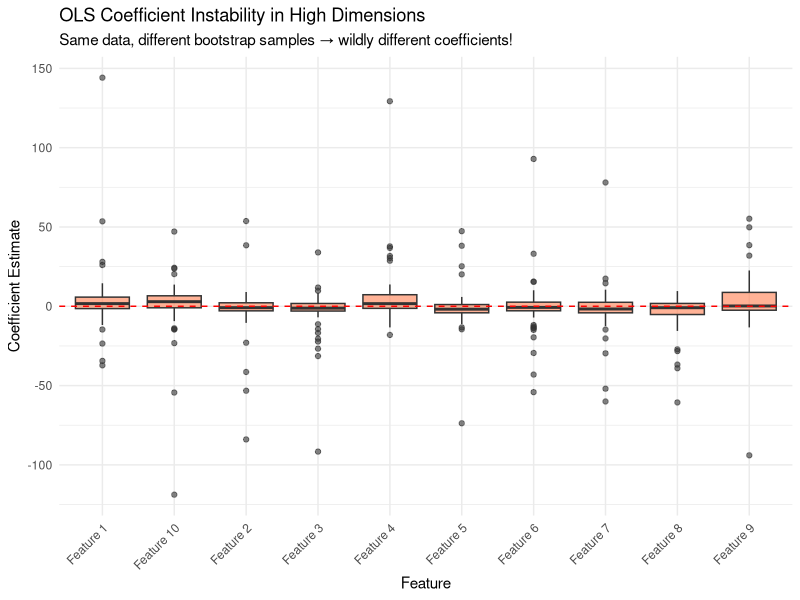
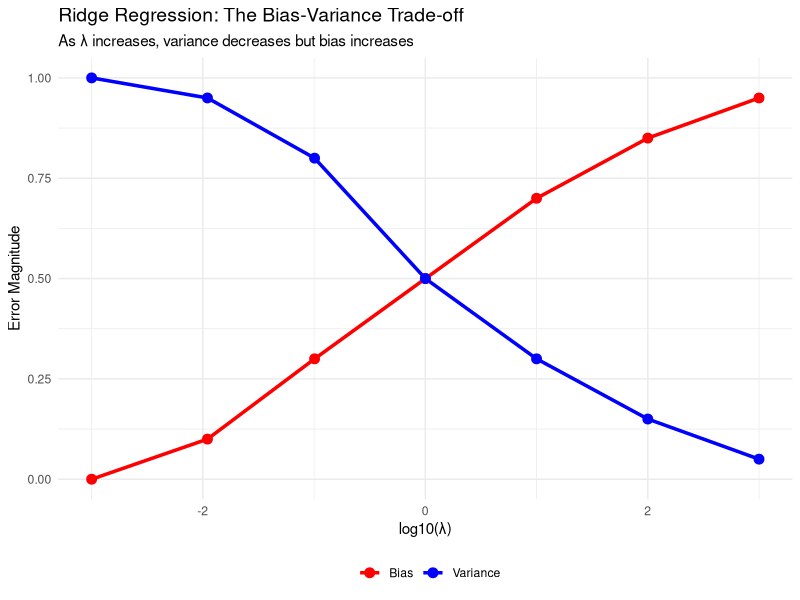
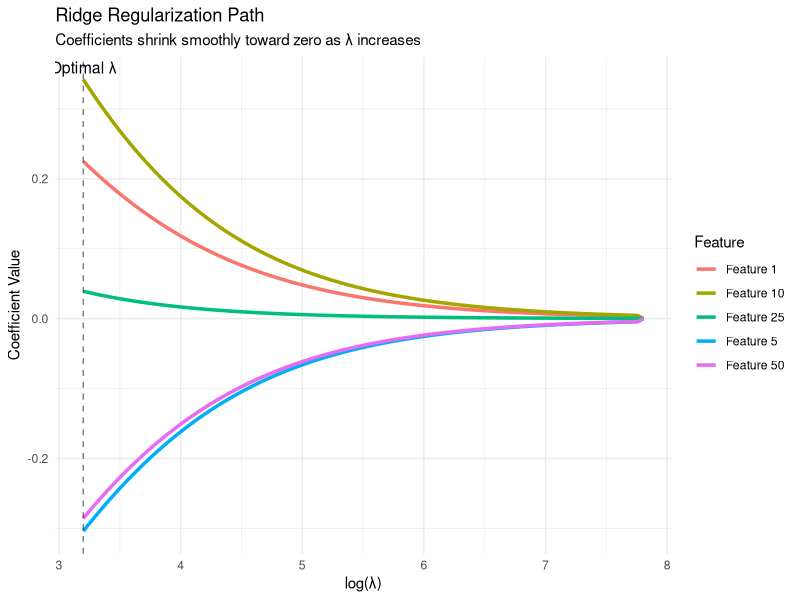
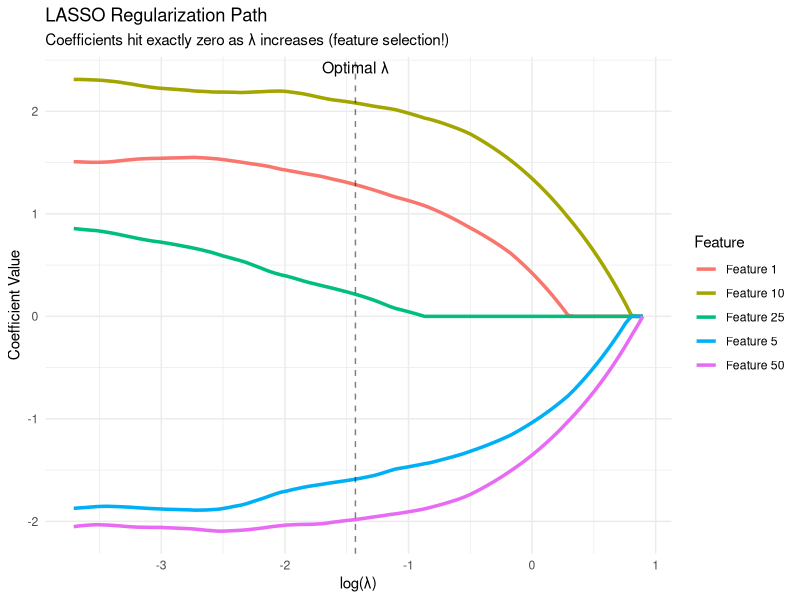
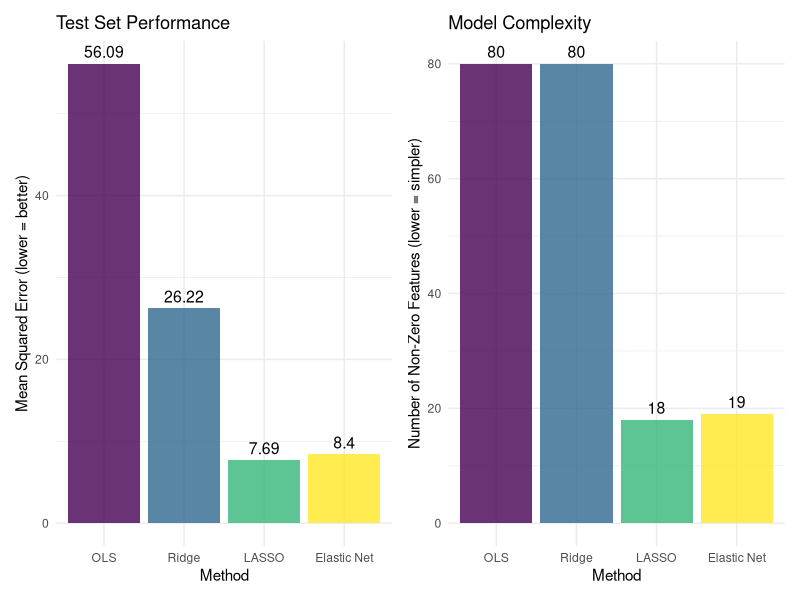
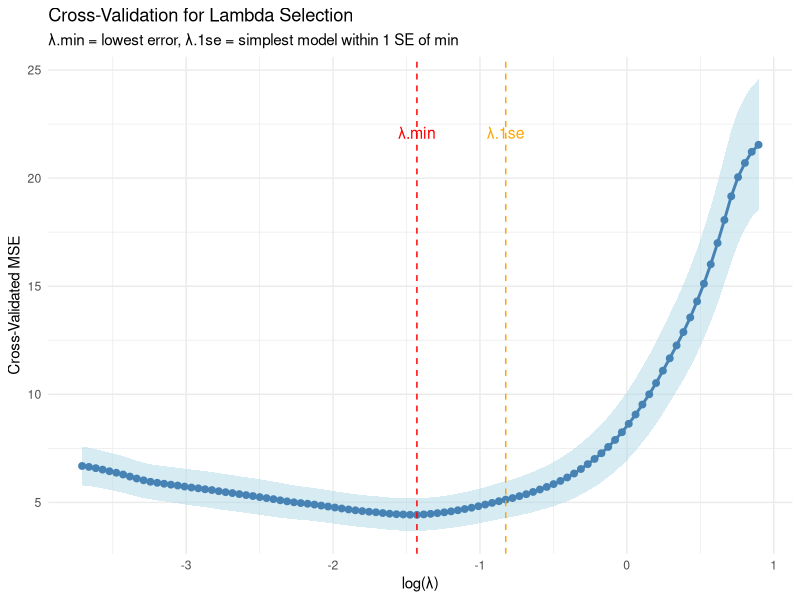

Write R code to recreate these figures, in order.
## ---- chunk 1
knitr::opts_chunk$set(echo = TRUE, fig.width = 8, fig.height = 6)
library(tidyverse)
library(scales)
library(patchwork)
library(glmnet)
library(caret)
set.seed(42)
## ---- chunk 2
# Create high-dimensional policy data
set.seed(123)
n_counties <- 100  # Small sample
p_features <- 80   # Many features

# Generate feature matrix
X <- matrix(rnorm(n_counties * p_features), nrow = n_counties, ncol = p_features)
colnames(X) <- paste0("feature_", 1:p_features)

# True model: Only 5 features actually matter
true_coefficients <- rep(0, p_features)
true_coefficients[c(1, 5, 10, 25, 50)] <- c(2, -1.5, 3, 1, -2)

# Generate outcome with noise
y <- X %*% true_coefficients + rnorm(n_counties, 0, 2)

# Create data frame
poverty_data <- as_tibble(X) %>%
  mutate(poverty_rate = as.numeric(y))

cat("Data dimensions:", n_counties, "observations,", p_features, "features\n")
cat("Ratio p/n =", round(p_features/n_counties, 2), "\n")
## ---- chunk 3
# Try to fit OLS
X_df <- as.data.frame(X)
X_df$poverty_rate <- y

# Fit OLS (if possible)
tryCatch({
  ols_model <- lm(poverty_rate ~ ., data = X_df)
  cat("OLS R-squared:", summary(ols_model)$r.squared, "\n")
  cat("Number of coefficients:", length(coef(ols_model)) - 1, "\n")
}, error = function(e) {
  cat("OLS failed:", e$message, "\n")
})
## ---- chunk 4
#| echo: false
# Show how OLS overfits
set.seed(456)
# Split data to demonstrate overfitting
train_idx <- sample(1:n_counties, size = 70)
X_train <- X[train_idx, ]
y_train <- y[train_idx]
X_test <- X[-train_idx, ]
y_test <- y[-train_idx]

# Fit OLS on training
X_train_df <- as.data.frame(X_train)
X_train_df$poverty_rate <- y_train

ols_train <- lm(poverty_rate ~ ., data = X_train_df)

# Predict on test
X_test_df <- as.data.frame(X_test)
pred_test <- predict(ols_train, newdata = X_test_df)

# Calculate errors
train_mse <- mean(residuals(ols_train)^2)
test_mse <- mean((y_test - pred_test)^2)

cat("\nOLS Performance:\n")
cat("Training MSE:", round(train_mse, 3), "\n")
cat("Test MSE:    ", round(test_mse, 3), "\n")
cat("Test MSE is", round(test_mse/train_mse, 1), "times worse!\n")
## ---- chunk 5
#| echo: false
#| fig-width: 10
#| fig-height: 6

# Create visualization of coefficient instability
set.seed(789)
n_simulations <- 50
coefficient_matrix <- matrix(0, nrow = n_simulations, ncol = p_features)

for(i in 1:n_simulations) {
  # Resample training data
  boot_idx <- sample(train_idx, replace = TRUE)
  X_boot <- X[boot_idx, ]
  y_boot <- y[boot_idx]
  
  X_boot_df <- as.data.frame(X_boot)
  X_boot_df$poverty_rate <- y_boot
  
  tryCatch({
    boot_model <- lm(poverty_rate ~ ., data = X_boot_df)
    coefficient_matrix[i, ] <- coef(boot_model)[-1]  # Exclude intercept
  }, error = function(e) {
    coefficient_matrix[i, ] <- NA
  })
}

# Plot coefficient distributions for first 10 features
coef_df <- as_tibble(coefficient_matrix[, 1:10]) %>%
  setNames(paste0("Feature ", 1:10)) %>%
  mutate(simulation = 1:n()) %>%
  pivot_longer(cols = -simulation, names_to = "feature", values_to = "coefficient") %>%
  filter(!is.na(coefficient))

ggplot(coef_df, aes(x = feature, y = coefficient)) +
  geom_boxplot(fill = "coral", alpha = 0.6) +
  geom_hline(yintercept = 0, linetype = "dashed", color = "red") +
  labs(title = "OLS Coefficient Instability in High Dimensions",
       subtitle = "Same data, different bootstrap samples → wildly different coefficients!",
       x = "Feature", y = "Coefficient Estimate") +
  theme_minimal() +
  theme(axis.text.x = element_text(angle = 45, hjust = 1))
## ---- chunk 6
#| echo: false
#| fig-width: 9
#| fig-height: 3.5

# Visualize lambda's effect
lambda_values <- tibble(
  lambda = c(0, 0.01, 0.1, 1, 10, 100, 1000),
  bias = c(0, 0.1, 0.3, 0.5, 0.7, 0.85, 0.95),
  variance = c(1, 0.95, 0.8, 0.5, 0.3, 0.15, 0.05)
)

lambda_values %>%
  pivot_longer(cols = c(bias, variance), names_to = "error_type", values_to = "value") %>%
  ggplot(aes(x = log10(lambda + 0.001), y = value, color = error_type)) +
  geom_line(size = 1.2) +
  geom_point(size = 3) +
  scale_color_manual(values = c("bias" = "red", "variance" = "blue"),
                     labels = c("Bias", "Variance"),
                     name = "") +
  labs(title = "Ridge Regression: The Bias-Variance Trade-off",
       subtitle = "As λ increases, variance decreases but bias increases",
       x = "log10(λ)", y = "Error Magnitude") +
  theme_minimal() +
  theme(legend.position = "bottom",
        plot.title = element_text(size = 14),
        plot.subtitle = element_text(size = 11))
## ---- chunk 7
# Fit Ridge regression with cross-validation
# glmnet expects matrix X and vector y
ridge_cv <- cv.glmnet(
  x = X_train, 
  y = y_train,
  alpha = 0,  # alpha = 0 means Ridge
  nfolds = 10
)

# Optimal lambda
cat("Optimal lambda:", round(ridge_cv$lambda.min, 4), "\n")
## ---- chunk 8
# Fit final model with optimal lambda
ridge_model <- glmnet(
  x = X_train, 
  y = y_train, 
  alpha = 0, 
  lambda = ridge_cv$lambda.min
)

# Check coefficients
ridge_coefs <- coef(ridge_model)[-1]  # Exclude intercept
cat("All", p_features, "features retained (none exactly zero)\n")
cat("Coefficient range:", round(min(ridge_coefs), 3), "to", round(max(ridge_coefs), 3), "\n")
## ---- chunk 9
# Predictions on test set
ridge_pred_test <- predict(ridge_model, newx = X_test)
ridge_test_mse <- mean((y_test - ridge_pred_test)^2)

cat("Test MSE Comparison:\n")
cat("OLS:         ", round(test_mse, 3), "\n")
cat("Ridge:       ", round(ridge_test_mse, 3), "\n")
cat("Improvement: ", round((test_mse - ridge_test_mse)/test_mse * 100, 1), "%\n")
## ---- chunk 10
#| echo: false
#| fig-width: 10
#| fig-height: 6

# Fit ridge for many lambda values
ridge_full <- glmnet(X_train, y_train, alpha = 0)

# Extract coefficients for first 10 features
coef_path <- as.matrix(coef(ridge_full))[-1, ]  # Remove intercept
lambda_seq <- ridge_full$lambda

# Plot for features that actually matter
important_features <- c(1, 5, 10, 25, 50)
coef_df <- as_tibble(coef_path[important_features, ]) %>%
  mutate(feature = paste0("Feature ", important_features)) %>%
  setNames(c(as.character(lambda_seq), "feature")) %>%
  pivot_longer(cols = -feature, names_to = "lambda", values_to = "coefficient") %>%
  mutate(lambda = as.numeric(lambda))

ggplot(coef_df, aes(x = log(lambda), y = coefficient, color = feature)) +
  geom_line(size = 1.2) +
  geom_vline(xintercept = log(ridge_cv$lambda.min), linetype = "dashed", alpha = 0.5) +
  annotate("text", x = log(ridge_cv$lambda.min), y = max(coef_df$coefficient),
           label = "Optimal λ", vjust = -0.5, size = 4) +
  labs(title = "Ridge Regularization Path",
       subtitle = "Coefficients shrink smoothly toward zero as λ increases",
       x = "log(λ)", y = "Coefficient Value",
       color = "Feature") +
  theme_minimal() +
  theme(legend.position = "right")
## ---- chunk 11
# Fit LASSO with cross-validation
lasso_cv <- cv.glmnet(
  x = X_train,
  y = y_train,
  alpha = 1,  # alpha = 1 means LASSO
  nfolds = 10
)

cat("Optimal lambda:", round(lasso_cv$lambda.min, 4), "\n")
## ---- chunk 12
# Fit final LASSO model
lasso_model <- glmnet(
  x = X_train,
  y = y_train,
  alpha = 1,
  lambda = lasso_cv$lambda.min
)

# Check how many coefficients are non-zero
lasso_coefs <- coef(lasso_model)[-1]  # Exclude intercept
n_nonzero <- sum(lasso_coefs != 0)

cat("Number of non-zero coefficients:", n_nonzero, "out of", p_features, "\n")
cat("Sparsity:", round((p_features - n_nonzero) / p_features * 100, 1), "%\n")
## ---- chunk 13
# Predictions on test set
lasso_pred_test <- predict(lasso_model, newx = X_test)
lasso_test_mse <- mean((y_test - lasso_pred_test)^2)

cat("Test MSE Comparison:\n")
cat("OLS:   ", round(test_mse, 3), "\n")
cat("Ridge: ", round(ridge_test_mse, 3), "\n")
cat("LASSO: ", round(lasso_test_mse, 3), "\n")
## ---- chunk 14
#| echo: false
#| fig-width: 10
#| fig-height: 6

# Fit LASSO for many lambda values
lasso_full <- glmnet(X_train, y_train, alpha = 1)

# Extract coefficients
coef_path_lasso <- as.matrix(coef(lasso_full))[-1, ]
lambda_seq_lasso <- lasso_full$lambda

# Focus on features that matter
coef_df_lasso <- as_tibble(coef_path_lasso[important_features, ]) %>%
  mutate(feature = paste0("Feature ", important_features)) %>%
  setNames(c(as.character(lambda_seq_lasso), "feature")) %>%
  pivot_longer(cols = -feature, names_to = "lambda", values_to = "coefficient") %>%
  mutate(lambda = as.numeric(lambda))

ggplot(coef_df_lasso, aes(x = log(lambda), y = coefficient, color = feature)) +
  geom_line(size = 1.2) +
  geom_vline(xintercept = log(lasso_cv$lambda.min), linetype = "dashed", alpha = 0.5) +
  annotate("text", x = log(lasso_cv$lambda.min), y = max(coef_df_lasso$coefficient),
           label = "Optimal λ", vjust = -0.5, size = 4) +
  labs(title = "LASSO Regularization Path",
       subtitle = "Coefficients hit exactly zero as λ increases (feature selection!)",
       x = "log(λ)", y = "Coefficient Value",
       color = "Feature") +
  theme_minimal() +
  theme(legend.position = "right")
## ---- chunk 15
# Fit Elastic Net with cross-validation
# Try alpha = 0.5 (equal mix of L1 and L2)
enet_cv <- cv.glmnet(
  x = X_train,
  y = y_train,
  alpha = 0.5,  # Elastic Net
  nfolds = 10
)

# Fit final model
enet_model <- glmnet(
  x = X_train,
  y = y_train,
  alpha = 0.5,
  lambda = enet_cv$lambda.min
)

# Check sparsity
enet_coefs <- coef(enet_model)[-1]
n_nonzero_enet <- sum(enet_coefs != 0)

cat("Elastic Net selected", n_nonzero_enet, "features\n")
cat("LASSO selected", n_nonzero, "features\n")

# Predictions
enet_pred_test <- predict(enet_model, newx = X_test)
enet_test_mse <- mean((y_test - enet_pred_test)^2)

cat("\nFinal Test MSE Comparison:\n")
cat("OLS:         ", round(test_mse, 3), "\n")
cat("Ridge:       ", round(ridge_test_mse, 3), "\n")
cat("LASSO:       ", round(lasso_test_mse, 3), "\n")
cat("Elastic Net: ", round(enet_test_mse, 3), "\n")
## ---- chunk 16
#| echo: false
#| fig-width: 10
#| fig-height: 6

# Create comparison data frame
comparison_df <- tibble(
  Method = c("OLS", "Ridge", "LASSO", "Elastic Net"),
  Test_MSE = c(test_mse, ridge_test_mse, lasso_test_mse, enet_test_mse),
  N_Features = c(p_features, p_features, n_nonzero, n_nonzero_enet),
  Sparsity = c(0, 0, (p_features - n_nonzero) / p_features, 
               (p_features - n_nonzero_enet) / p_features)
) %>%
  mutate(Method = fct_inorder(Method))

# Plot MSE comparison
p1 <- ggplot(comparison_df, aes(x = Method, y = Test_MSE, fill = Method)) +
  geom_col(alpha = 0.8) +
  geom_text(aes(label = round(Test_MSE, 2)), vjust = -0.5, size = 4) +
  scale_fill_viridis_d() +
  labs(title = "Test Set Performance",
       y = "Mean Squared Error (lower = better)") +
  theme_minimal() +
  theme(legend.position = "none")

# Plot feature count
p2 <- ggplot(comparison_df, aes(x = Method, y = N_Features, fill = Method)) +
  geom_col(alpha = 0.8) +
  geom_text(aes(label = N_Features), vjust = -0.5, size = 4) +
  scale_fill_viridis_d() +
  labs(title = "Model Complexity",
       y = "Number of Non-Zero Features (lower = simpler)") +
  theme_minimal() +
  theme(legend.position = "none")

p1 + p2
## ---- chunk 17
#| echo: false
#| fig-width: 10
#| fig-height: 5

# Visualize CV results for LASSO
cv_results <- tibble(
  lambda = lasso_cv$lambda,
  mse = lasso_cv$cvm,
  se = lasso_cv$cvsd
) %>%
  mutate(
    lower = mse - se,
    upper = mse + se
  )

ggplot(cv_results, aes(x = log(lambda), y = mse)) +
  geom_ribbon(aes(ymin = lower, ymax = upper), fill = "lightblue", alpha = 0.5) +
  geom_line(color = "steelblue", size = 1) +
  geom_point(color = "steelblue", size = 2) +
  geom_vline(xintercept = log(lasso_cv$lambda.min), linetype = "dashed", color = "red") +
  geom_vline(xintercept = log(lasso_cv$lambda.1se), linetype = "dashed", color = "orange") +
  annotate("text", x = log(lasso_cv$lambda.min), y = max(cv_results$mse),
           label = "λ.min", vjust = -0.5, color = "red", size = 4) +
  annotate("text", x = log(lasso_cv$lambda.1se), y = max(cv_results$mse),
           label = "λ.1se", vjust = -0.5, color = "orange", size = 4) +
  labs(title = "Cross-Validation for Lambda Selection",
       subtitle = "λ.min = lowest error, λ.1se = simplest model within 1 SE of min",
       x = "log(λ)", y = "Cross-Validated MSE") +
  theme_minimal()
## ---- chunk 18
#| echo: false

comparison_table <- tibble(
  Approach = c("Regularization (Ridge/LASSO)", "Stepwise Selection", "Random Forest", 
               "PCA then Regression", "Domain Expertise"),
  Pros = c(
    "Principled, stable, automatic",
    "Simple, interpretable",
    "High accuracy, robust",
    "Reduces dimensions, interpretable",
    "Uses substantive knowledge"
  ),
  Cons = c(
    "Requires tuning, still somewhat arbitrary",
    "Greedy, unstable, many false positives",
    "Black box, no coefficients",
    "Loses feature meaning",
    "Time-intensive, subjective"
  ),
  "Best For" = c(
    "p ≈ n, correlated features, prediction focus",
    "Small p, exploratory analysis",
    "Black box OK, pure prediction",
    "p >> n, don't need individual features",
    "Small p, domain theory exists"
  )
)

knitr::kable(comparison_table, caption = "Comparing Feature Selection Approaches")
